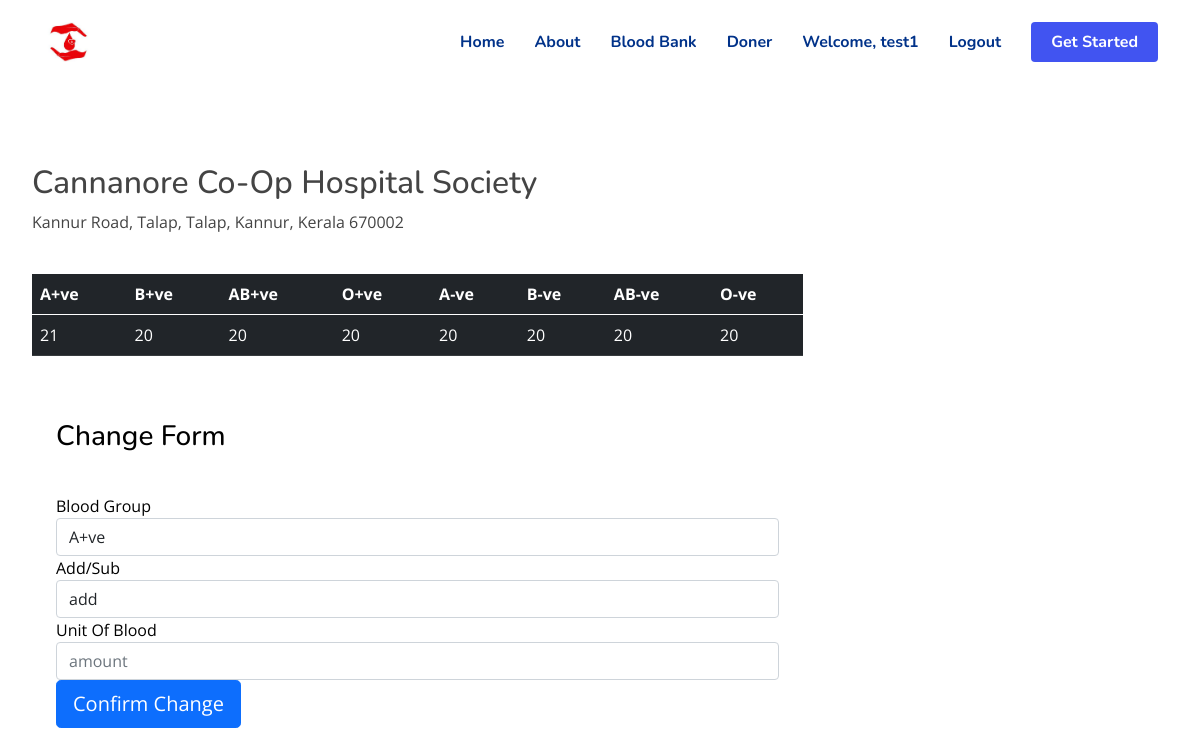
Before: /official_blood_bank (signed in) with the older database file.
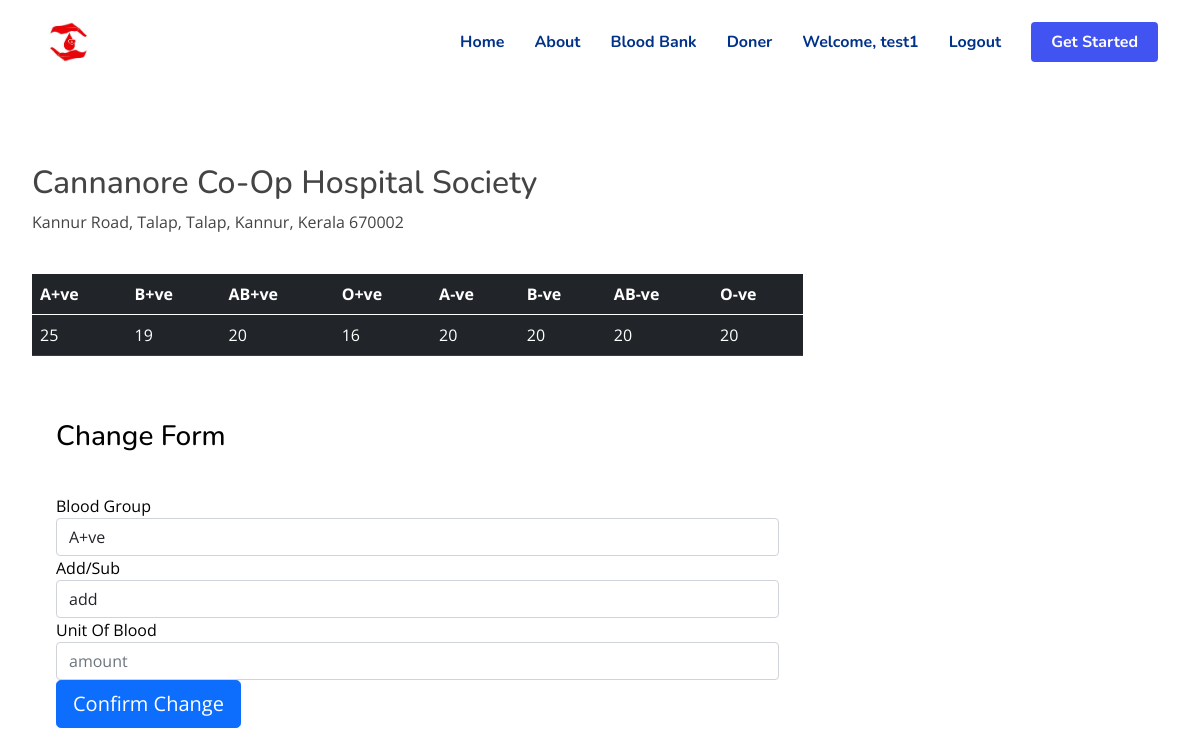
After: the same page with the newer database file.
### donation/models.py (models this page shows, shortened)
class user(db.Model, UserMixin):
    id = db.Column(db.Integer(), primary_key=True)
    username = db.Column(db.String(length=30), nullable=False )
    email_address = db.Column(db.String(length=50), nullable=False, unique=True)
    password_hash = db.Column(db.String(length=60), nullable=False)                         #to encript the password using hash
    blood_grp = db.Column(db.String(length=7), nullable= False)
    mobile_no = db.Column(db.Integer(), nullable= False,unique=True)
    district = db.Column(db.String(),nullable= False)
    @property
    def password(self):
    	return self.password
    @password.setter
    def password(self,plain_text_password):
    	self.password_hash = bcrypt.generate_password_hash(plain_text_password).decode('utf-8')

class blood_bank(db.Model, UserMixin):
    id = db.Column(db.Integer(), primary_key= True)
    name = db.Column(db.String())
    address = db.Column(db.String())
    district_id = db.Column(db.Integer(), db.ForeignKey('district.id'))
    govt_pvt_id = db.Column(db.Integer(), db.ForeignKey('govt_pvt.id'))
    category_id = db.Column(db.Integer(), db.ForeignKey('category.id'))
    blood_bank_id = db.relationship('blood', backref='Blood', lazy=True)

class blood(db.Model, UserMixin):
    id = db.Column(db.Integer(), primary_key= True)
    blood_bank_id = db.Column(db.Integer(), db.ForeignKey('blood_bank.id'))
    A_positive = db.Column(db.Integer())
    B_positive = db.Column(db.Integer())
    AB_positive = db.Column(db.Integer())
    O_positive = db.Column(db.Integer())
    A_negative = db.Column(db.Integer())
    B_negative = db.Column(db.Integer())
    AB_negative = db.Column(db.Integer())
    O_negative = db.Column(db.Integer())

### donation/routes.py (the view, shortened to what this page needs)
@app.route('/official_blood_bank', methods=['GET','POST'])
def official_blood_bank():
	form = change()
	happy = current_user.id
	hi = userbank.query.filter_by(id=happy).first()
	x = hi.name_id
	database = blood_bank.query.filter_by(id= x).first()
	y = database
	b = blood.query.filter_by(id=x).first()
	if form.errors !={}:
		for err_msg in form.errors.values():
			flash(f'There was an error in creating the user:{err_msg}',category='danger')
	return render_template('official_blood_bank.html', y=y, b=b,form=form)

### donation/forms.py
class change(FlaskForm):
	blood_grp = SelectField(label='Blood Group',choices=['A+ve','B+ve','AB+ve','O+ve','A-ve','B-ve','AB-ve','O-ve'])
	do = SelectField(label='Add/Sub', choices=['add','subtract'])
	amount =   StringField(label='Unit Of Blood', validators=[DataRequired()])
	submit = SubmitField(label='Confirm Change')

### donation/models.py (called while the page is built)
@login_manager.user_loader
def load_user(user_id):
    return user.query.get(int(user_id))

### donation/templates/official_blood_bank.html (shortened to what this page needs)
{% extends "bank_base.html" %}
{% block content%}
  <br>
  <br>
  <br>
  <br>
  <br>
  <br>
<div class="row" style="margin-top:20px; margin-left:20px">
   <div class="col-8">
       <h2>{{y.name}}</h2>
       <p>{{y.address}}</p>
       <br>
      <table class="table table-hover table-dark">
         <thead>
            <tr>
                <th scope="col">A+ve</th>
               <th scope="col">B+ve</th>
               <th scope="col">AB+ve</th>
               <th scope="col">O+ve</th>
               <th scope="col">A-ve</th>
               <th scope="col">B-ve</th>
               <th scope="col">AB-ve</th>
               <th scope="col">O-ve</th>
            </tr>
         </thead>
         <tbody>
            <tr>
               <td>{{b.A_positive  }}</td>
               <td>{{ b.B_positive }}</td>
               <td>{{ b.AB_positive }}</td>
               <td>{{ b.O_positive }}</td>
               <td>{{ b.A_negative }}</td>
               <td>{{ b.B_negative }}</td>
               <td>{{ b.AB_negative }}</td>
               <td>{{ b.O_negative }}</td>
            </tr>
         </tbody>
      </table>
      <br>
      <br>
      <div class="container">
          <form method="POST" class="form-register" style="color:black">
              <h1 class="h3 mb-3 font-weight-normal">
                  Change Form
              </h1>
              <br>
              {{ form.blood_grp.label()}}
              {{ form.blood_grp(class="form-control", placeholder="Blood Group")}}
              {{ form.do.label()}}
              {{ form.do(class="form-control", placeholder="Add/Subtract")}}
              {{ form.amount.label()}}
              {{ form.amount(class="form-control", placeholder="amount")}}
              {{ form.submit(class="btn btn-lg btn-block btn-primary") }}
            </form>
        </div>
   </div>
</div>
{% endblock %}

### donation/templates/bank_base.html (shortened to what this page needs)
<!doctype html>
<html lang="en">
<head>
  <link href="{{url_for('static',filename='assets/vendor/bootstrap/css/bootstrap.min.css')}}" rel="stylesheet">
  <link href="{{url_for('static',filename='assets/vendor/bootstrap-icons/bootstrap-icons.css')}}" rel="stylesheet">
  <link href="{{url_for('static',filename='assets/vendor/aos/aos.css')}}" rel="stylesheet">
  <link href="{{url_for('static',filename='assets/vendor/remixicon/remixicon.css')}}" rel="stylesheet">
  <link href="{{url_for('static',filename='assets/vendor/swiper/swiper-bundle.min.css')}}" rel="stylesheet">
  <link href="{{url_for('static',filename='assets/vendor/glightbox/css/glightbox.min.css')}}" rel="stylesheet">
  <link href="{{url_for('static',filename='assets/css/style.css')}}" rel="stylesheet">
</head>
<body>
  <header id="header" class="header fixed-top">
    <div class="container-fluid container-xl d-flex align-items-center justify-content-between">
      <a href="index.html" class="logo d-flex align-items-center">
        <img src="{{url_for('static',filename='assets/img/1.jpeg')}}" alt="">
      </a>
      <nav id="navbar" class="navbar">
        <ul>
          <li><a class="nav-link scrollto" href="{{url_for('home_page')}}">Home</a></li>
          <li><a class="nav-link scrollto" href="">About</a></li>
          <li><a class="nav-link scrollto" href="#">Blood Bank</a></li>
          <li><a class="nav-link scrollto" href="{{ url_for('donor') }}">Doner</a></li>
          {% if current_user.is_authenticated %}
            <ul class="navbar">
                <li class="nav-item">
                    <a class="nav-link scrollto">Welcome, {{ current_user.username }}</a>
                </li>
                <li class="nav-item">
                    <a class="nav-link scrollto" href="{{ url_for('logout_page') }}">Logout</a>
                </li>
            </ul>
          {% endif %}
          <li><a class="getstarted scrollto" href="#about">Get Started</a></li>
        </ul>
      </nav>
    </div>
  </header>
  {% block content %}
  {% endblock %}
</body>
</html>

### donation/static/assets/css/style.css (style rules this page uses)
:root { scroll-behavior: smooth; }
body { font-family: "Open Sans", sans-serif; color: #444444; }
a { color: #4154f1; text-decoration: none; }
h1, h2, h3, h4, h5, h6 { font-family: "Nunito", sans-serif; }
.header { transition: all 0.5s; z-index: 997; padding: 20px 0; }
.header .logo { line-height: 0; }
.header .logo img { max-height: 40px; margin-right: 6px; }
.navbar { padding: 0; }
.navbar ul { margin: 0; padding: 0; display: flex; list-style: none; align-items: center; }
.navbar li { position: relative; }
.navbar a { display: flex; align-items: center; justify-content: space-between; padding: 10px 0 10px 30px; font-family: "Nunito", sans-serif; font-size: 16px; font-weight: 700; color: #013289; white-space: nowrap; transition: 0.3s; }
.navbar .getstarted { background: #4154f1; padding: 8px 20px; margin-left: 30px; border-radius: 4px; color: #fff; }

Changed rows visible on the page:
changed blood: A_positive "21" → "25"; B_positive "20" → "19"; O_positive "20" → "16"
